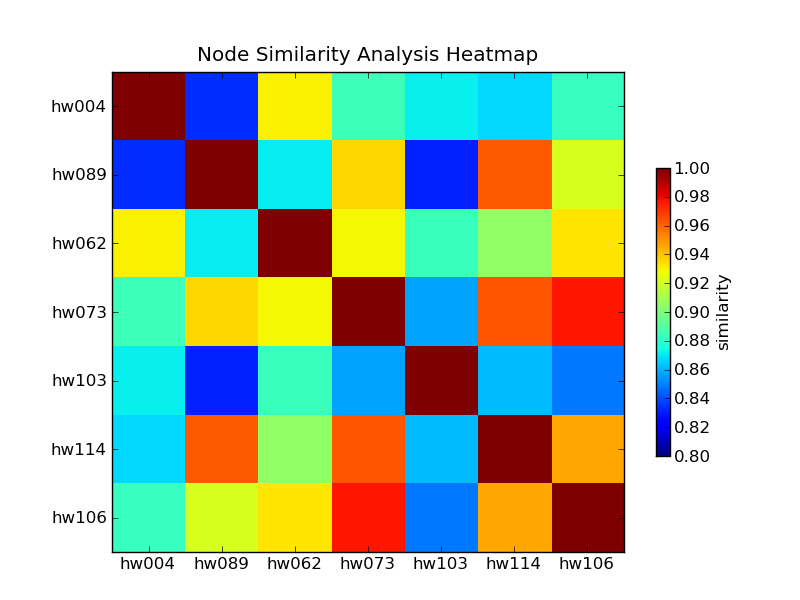

The script that saved this image:
import InsertTools
import sys
import time
import json 
import numpy as np
import matplotlib.pyplot as plt  
from matplotlib import cm
from matplotlib import axes

def getSim(app_id):
    conn=InsertTools.getConnection()
    cur=conn.cursor()
    #sql1="select a.stage_id,a.task_host,a.deviation,b.cpu_usage,b.mem_usage from (select x.stage_id,x.task_host,abs(x.taskcount-y.avgcount)/y.avgcount as deviation from (select stage_id,task_host,count(task_id) as taskcount from task where app_id='%s' group by stage_id,task_host)x inner join (select t.stage_id as stage_id,avg(t.taskcount) as avgcount from (select stage_id,task_host,count(task_id) as taskcount from task where app_id='%s' group by stage_id,task_host)t group by t.stage_id)y on x.stage_id=y.stage_id)a inner join (select stage_id,node,avg(cpu_usage) as cpu_usage , avg(mem_usage) as mem_usage from os , (select stage_id , submission_time , completion_time from stage where app_id='%s')t where timestamp_>=submission_time/1000 and timestamp_<completion_time/1000 group by stage_id,node)b on a.stage_id=b.stage_id and a.task_host=b.node;" %(app_id,app_id,app_id)
    #sql2="select a.task_host,avg(a.deviation),avg(b.cpu_usage),avg(b.mem_usage),avg(b.ioWaitRatio),avg(b.weighted_io),avg(b.diskR_band),avg(b.diskW_band),avg(b.netS_band),avg(b.netR_band) from (select x.stage_id,x.task_host,abs(x.taskcount-y.avgcount)/y.avgcount as deviation from (select stage_id,task_host,count(task_id) as taskcount from task where app_id='%s' group by stage_id,task_host)x inner join (select t.stage_id as stage_id,avg(t.taskcount) as avgcount from (select stage_id,task_host,count(task_id) as taskcount from task where app_id='%s' group by stage_id,task_host)t group by t.stage_id)y on x.stage_id=y.stage_id)a inner join (select stage_id,node,avg(cpu_usage) as cpu_usage , avg(mem_usage) as mem_usage,avg(ioWaitRatio) as ioWaitRatio ,avg(weighted_io) as weighted_io,avg(diskR_band) as diskR_band,avg(diskW_band) as diskW_band,avg(netS_band) as netS_band, avg(netR_band) as netR_band from os , (select stage_id , submission_time , completion_time from stage where app_id='%s')t where timestamp_>=submission_time/1000 and timestamp_<completion_time/1000 group by stage_id,node)b on a.stage_id=b.stage_id and a.task_host=b.node group by a.task_host;" %(app_id,app_id,app_id)
    sql2="select node,avg(cpu_usage),avg(mem_usage),avg(ioWaitRatio),avg(weighted_io),avg(diskR_band),avg(diskW_band),avg(netS_band),avg(netR_band) from os,(select stage_id , submission_time , completion_time from stage where app_id='%s')t where timestamp_ >=t.submission_time/1000 and timestamp_ <= t.completion_time/1000 group by node;" %(app_id)
    cur.execute(sql2)
    rows=cur.fetchall()
    stages=set([r[0] for r in rows])
    values={}
    for n in stages:
	values[n]={}
    for r in rows:
        values[r[0]][r[1]]=r[2:]
    sim={}
    for i in range(len(rows)):
	j=i+1
	while j<len(rows):
		sim[(rows[i][0],rows[j][0])]=sim_cos(normalarray(rows[i][1:]),normalarray(rows[j][1:]))
		#print(rows[i][0]+","+rows[j][0]+":"+str(sim_cos(normalarray(rows[i][1:]),normalarray(rows[j][1:]))))
		j+=1
    print(sim)
    cur.close()
    conn.commit()
    conn.close()
    return sim
	
def getSim_stage(app_id,stage_id):
    conn=InsertTools.getConnection()
    cur=conn.cursor()
    sql="select node,avg(cpu_usage),avg(mem_usage),avg(ioWaitRatio),avg(weighted_io),avg(diskR_band),avg(diskW_band),avg(netS_band),avg(netR_band) from os,(select stage_id , submission_time , completion_time from stage where app_id='%s' and stage_id='%s')t where timestamp_ >=t.submission_time/1000 and timestamp_ <= t.completion_time/1000 group by node;" %(app_id,stage_id)
    cur.execute(sql)
    rows=cur.fetchall()
    stages=set([r[0] for r in rows])
    values={}
    for n in stages:
	values[n]={}
    for r in rows:
        values[r[0]][r[1]]=r[2:]
    sim={}
    for i in range(len(rows)):
	j=i+1
	while j<len(rows):
		sim[(rows[i][0],rows[j][0])]=sim_cos(normalarray(rows[i][1:]),normalarray(rows[j][1:]))
		#print(rows[i][0]+","+rows[j][0]+":"+str(sim_cos(normalarray(rows[i][1:]),normalarray(rows[j][1:]))))
		j+=1
    #normalization
    arr=np.array(sim.values())
    std=np.std(arr)
    mean=np.mean(arr)
    for k in sim:
        sim[k]=(sim[k]-mean)/std
    #normalization end
    cur.close()
    conn.commit()
    conn.close()
    return sim
	
def newSim(app_id,stage_id,weights=None):
	conn=InsertTools.getConnection()
	cur=conn.cursor()
	sql="select submission_time , completion_time from stage where stage_id='%s';" %(stage_id)
	cur.execute(sql)
	res=cur.fetchall()
	startTime=int(res[0][0])
	endTime=int(res[0][1])
	
	sql="select node,avg(cpu_usage),avg(mem_usage),avg(ioWaitRatio),avg(weighted_io),avg(diskR_band),avg(diskW_band),avg(netS_band),avg(netR_band) from os where timestamp_ >=%d/1000 and timestamp_ <= %d/1000 group by node;" %(startTime,endTime)
	cur.execute(sql)
	res=cur.fetchall()
	nodes={}
	for r in res:
		nodes[r[0]]=list(r[1:])
		
	sql="select node,avg(ipc),avg(L2_MPKI),avg(L3_MPKI),avg(DTLB_MPKI),avg(ITLB_MPKI),avg(L1I_MPKI),avg(MUL_Ratio),avg(DIV_Ratio),avg(FP_Ratio),avg(LOAD_Ratio),avg(STORE_Ratio),avg(BR_Ratio) from log where timestamp_ >=%d/1000 and timestamp_ <= %d/1000 group by node;" %(startTime,endTime)
	cur.execute(sql)
	res=cur.fetchall()
	
	for r in res:
		n=nodes.get(r[0],None)
		if n is None:continue;
		n.extend(list(r[1:]))
    	sim={}.fromkeys(nodes.keys())
	for k in sim:
		sim[k]={}.fromkeys(nodes.keys())
		
	for i in nodes:
		for j in nodes:
			sim[i][j]=sim_eud(normalarray(nodes[i],weights),normalarray(nodes[j],weights))*5/8 + sim_cos(normalarray(nodes[i],weights),normalarray(nodes[j],weights))*3/8
			
	keylist = list()	
	for key in sim.keys():
		keylist.append(key)
	#print keylist
	listemp = ['']
	listemp = listemp + keylist
	#print listemp
	
	valuelist = list()
	lst = list()
	for row in sim.values():
		valuelist.append(row)
	for eachvalue in valuelist:
		lists = tuple(eachvalue.values())
		lst.append(lists)
	print lst
	
	draw_heat(listemp,np.array(lst))
		
	cur.close()
	conn.commit()
	conn.close()
	return sim
	
def sim_eud(x,y):
	z=1.0
	return z/(z+np.sqrt(np.sum((x-y)*(x-y))))
	
def sim_cos(a,b):
    return np.sum(a*b)/(np.sqrt(np.sum(a*a))*np.sqrt(np.sum(b*b)))
	
def normalarray(a,weights=None):
	if weights is None:
		w=np.ones(len(a))
	else:w=np.array(weights)
	res=[]
	for i in a:
		res.append(float(i))
	return np.array(res) * (1.0/w)
	
def weights():
	conn=InsertTools.getConnection()
	cur=conn.cursor()
	
	#get max from os
	sql1="select max(cpu_usage),max(mem_usage),max(ioWaitRatio),max(weighted_io),max(diskR_band),max(diskW_band),max(netS_band),max(netR_band) from os"
	cur.execute(sql1)
	res1=cur.fetchall()
	r1=list(res1)
	for each in r1:
		e1 = each

	#get max from log
	sql2="select max(ipc),max(L2_MPKI),max(L3_MPKI),max(DTLB_MPKI),max(ITLB_MPKI),max(L1I_MPKI),max(MUL_Ratio),max(DIV_Ratio),max(FP_Ratio),max(LOAD_Ratio),max(STORE_Ratio),max(BR_Ratio) from log"
	cur.execute(sql2)
	res2=cur.fetchall()
	r2=list(res2)
	for each in r2:
		e2 = each
	e=e1+e2
	return list(e)
	#print list(e)
	
def draw_heat(xname,data):
	fig = plt.figure(facecolor='w')
	ax1 = fig.add_subplot(2,1,1,position=[0.14,0.08,0.8,0.8])
	ax1.set_xticklabels((xname), range(len(xname)),rotation=0)
	ax1.set_yticklabels((xname), range(len(xname)),rotation=0)
	
	#select the map color
	#cmap = cm.get_cmap('RaYlBu_r', 1000)
	cmap = cm.get_cmap('rainbow', 1000)
	#cmap = cm.get_cmap('spectral', 1000)
	
	#map the colors to data
	map = ax1.imshow(data, interpolation="nearest", cmap=cmap, aspect='auto', vmin=0.8, vmax=1.0)
	cb = plt.colorbar(mappable=map, cax=None, ax=None, shrink=0.6)
	cb.set_label('similarity')
	plt.title(u'Node Similarity Analysis Heatmap')
	
	plt.savefig('node_sim_maxeu_heatmap.png')	
	plt.show() 
	
if __name__ == '__main__':
    #app_id=sys.argv[1]
    #stage_id=sys.argv[2]
    app_id="app-20160719212517-0001"
    stage_id="spark_stage_app-20160719212517-0001_2"
    #getSim_stage(app_id,stage_id)
	
weights=weights()
newSim(app_id,stage_id,weights)
pass
